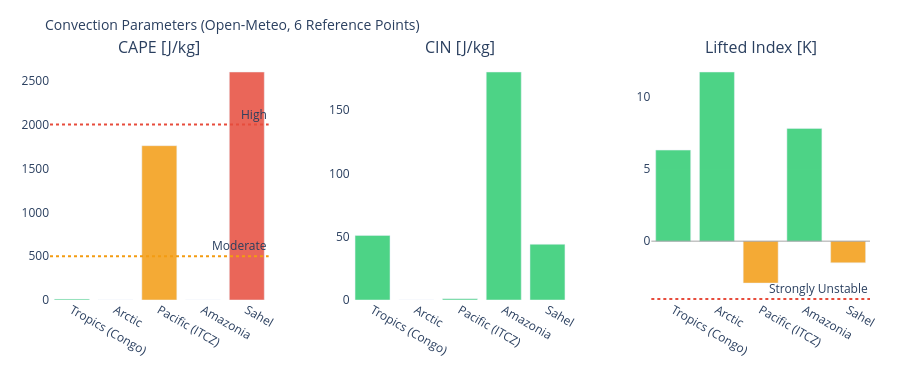

Notebook source saved alongside this figure:
### Markdown cell above
---
## 3. Visualizations

### Code cell
# ============================================================
# CAPE / CIN / LIFTED INDEX – Convection potential
# ============================================================

if not df_atm.empty:
    fig = make_subplots(
        rows=1, cols=3,
        subplot_titles=['CAPE [J/kg]', 'CIN [J/kg]', 'Lifted Index [K]'],
        horizontal_spacing=0.1
    )
    pts = df_atm['point'].tolist()
    pt_colors = ['#E85D24','#185FA5','#888780','#378ADD','#639922','#F2A623']

    # CAPE – höher = mehr Gewitterpotential
    cape_vals = df_atm['cape'].fillna(0).tolist()
    cape_colors = ['#e74c3c' if v > 2000 else '#f39c12' if v > 500 else '#2ecc71'
                   for v in cape_vals]
    fig.add_trace(go.Bar(x=pts, y=cape_vals, marker_color=cape_colors,
                         opacity=0.85, showlegend=False), row=1, col=1)
    fig.add_hline(y=2000, line_dash='dot', line_color='#e74c3c',
                  annotation_text='High', row=1, col=1)
    fig.add_hline(y=500,  line_dash='dot', line_color='#f39c12',
                  annotation_text='Moderate', row=1, col=1)

    # CIN – negativer = stärker gedeckelt (weniger Auslöse)
    cin_vals = df_atm['cin'].fillna(0).tolist()
    cin_colors = ['#e74c3c' if v < -200 else '#f39c12' if v < -50 else '#2ecc71'
                  for v in cin_vals]
    fig.add_trace(go.Bar(x=pts, y=cin_vals, marker_color=cin_colors,
                         opacity=0.85, showlegend=False), row=1, col=2)

    # Lifted Index – negativ = instabil
    li_vals = df_atm['li'].fillna(0).tolist()
    li_colors = ['#e74c3c' if v < -4 else '#f39c12' if v < 0 else '#2ecc71'
                 for v in li_vals]
    fig.add_trace(go.Bar(x=pts, y=li_vals, marker_color=li_colors,
                         opacity=0.85, showlegend=False), row=1, col=3)
    fig.add_hline(y=0, line_color='gray', line_width=0.7, row=1, col=3)
    fig.add_hline(y=-4, line_dash='dot', line_color='#e74c3c',
                  annotation_text='Strongly Unstable', row=1, col=3)

    fig.update_layout(
        title=dict(text='Convection Parameters (Open-Meteo, 6 Reference Points)', font=dict(size=14)),
        height=380, plot_bgcolor='rgba(0,0,0,0)', paper_bgcolor='rgba(0,0,0,0)',
        margin=dict(l=50, r=30, t=60, b=80)
    )
    fig.update_xaxes(tickangle=30)
    fig.show()

### Figure 1 — Plotly figure (JSON) as saved in the notebook; plotly's stock layout.template omitted (floating-point values rounded to 4 significant figures)
{"data": [{"marker": {"color": ["#2ecc71", "#2ecc71", "#f39c12", "#2ecc71", "#e74c3c"]}, "opacity": 0.85, "showlegend": false, "type": "bar", "x": ["Tropics (Congo)", "Arctic", "Pacific (ITCZ)", "Amazonia", "Sahel"], "xaxis": "x", "y": [10.0, 0.0, 1760.0, 0.0, 2600.0], "yaxis": "y"}, {"marker": {"color": ["#2ecc71", "#2ecc71", "#2ecc71", "#2ecc71", "#2ecc71"]}, "opacity": 0.85, "showlegend": false, "type": "bar", "x": ["Tropics (Congo)", "Arctic", "Pacific (ITCZ)", "Amazonia", "Sahel"], "xaxis": "x2", "y": [51.0, 0.0, 1.0, 180.0, 44.0], "yaxis": "y2"}, {"marker": {"color": ["#2ecc71", "#2ecc71", "#f39c12", "#2ecc71", "#f39c12"]}, "opacity": 0.85, "showlegend": false, "type": "bar", "x": ["Tropics (Congo)", "Arctic", "Pacific (ITCZ)", "Amazonia", "Sahel"], "xaxis": "x3", "y": [6.3, 11.7, -2.9, 7.8, -1.5], "yaxis": "y3"}], "layout": {"annotations": [{"font": {"size": 16}, "showarrow": false, "text": "CAPE [J/kg]", "x": 0.1333, "xanchor": "center", "xref": "paper", "y": 1.0, "yanchor": "bottom", "yref": "paper"}, {"font": {"size": 16}, "showarrow": false, "text": "CIN [J/kg]", "x": 0.5, "xanchor": "center", "xref": "paper", "y": 1.0, "yanchor": "bottom", "yref": "paper"}, {"font": {"size": 16}, "showarrow": false, "text": "Lifted Index [K]", "x": 0.8667, "xanchor": "center", "xref": "paper", "y": 1.0, "yanchor": "bottom", "yref": "paper"}, {"showarrow": false, "text": "High", "x": 1, "xanchor": "right", "xref": "x domain", "y": 2000, "yanchor": "bottom", "yref": "y"}, {"showarrow": false, "text": "Moderate", "x": 1, "xanchor": "right", "xref": "x domain", "y": 500, "yanchor": "bottom", "yref": "y"}, {"showarrow": false, "text": "Strongly Unstable", "x": 1, "xanchor": "right", "xref": "x3 domain", "y": -4, "yanchor": "bottom", "yref": "y3"}], "height": 380, "margin": {"b": 80, "l": 50, "r": 30, "t": 60}, "paper_bgcolor": "rgba(0,0,0,0)", "plot_bgcolor": "rgba(0,0,0,0)", "shapes": [{"line": {"color": "#e74c3c", "dash": "dot"}, "type": "line", "x0": 0, "x1": 1, "xref": "x domain", "y0": 2000, "y1": 2000, "yref": "y"}, {"line": {"color": "#f39c12", "dash": "dot"}, "type": "line", "x0": 0, "x1": 1, "xref": "x domain", "y0": 500, "y1": 500, "yref": "y"}, {"line": {"color": "gray", "width": 0.7}, "type": "line", "x0": 0, "x1": 1, "xref": "x3 domain", "y0": 0, "y1": 0, "yref": "y3"}, {"line": {"color": "#e74c3c", "dash": "dot"}, "type": "line", "x0": 0, "x1": 1, "xref": "x3 domain", "y0": -4, "y1": -4, "yref": "y3"}], "title": {"font": {"size": 14}, "text": "Convection Parameters (Open-Meteo, 6 Reference Points)"}, "xaxis": {"anchor": "y", "domain": [0.0, 0.2667], "tickangle": 30}, "xaxis2": {"anchor": "y2", "domain": [0.3667, 0.6333], "tickangle": 30}, "xaxis3": {"anchor": "y3", "domain": [0.7333, 1.0], "tickangle": 30}, "yaxis": {"anchor": "x", "domain": [0.0, 1.0]}, "yaxis2": {"anchor": "x2", "domain": [0.0, 1.0]}, "yaxis3": {"anchor": "x3", "domain": [0.0, 1.0]}}}
